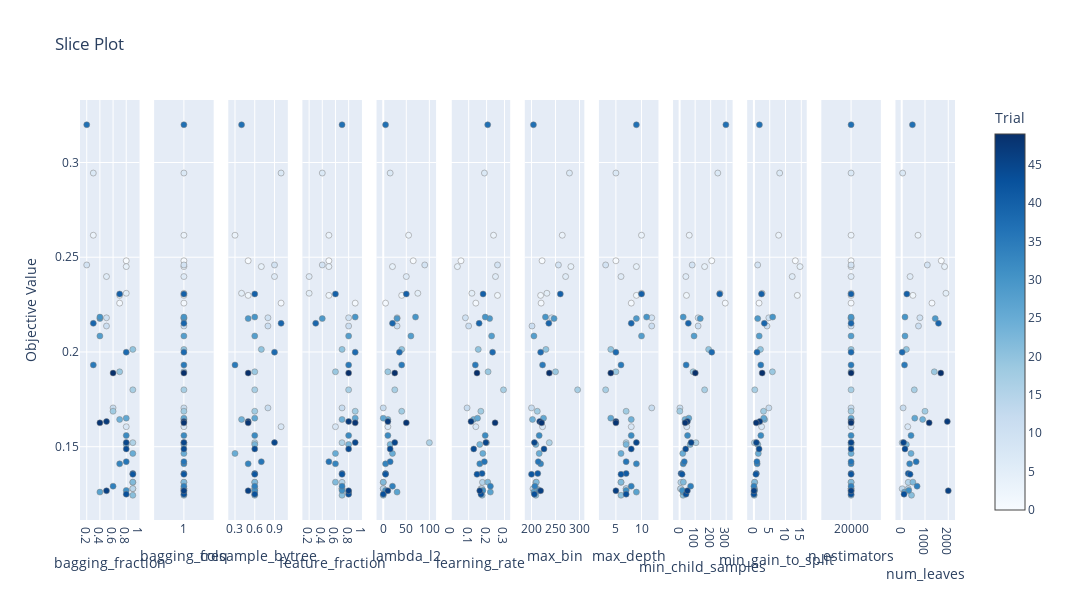

Notebook code for this chart:
### Markdown cell above
**Slice Plot**:

The Slice Plot in Optuna provides a visual representation of how a single hyperparameter affects the optimization process while keeping all other hyperparameters constant. It helps you understand the relationship between a specific hyperparameter and the objective function's performance

Some of its components are:

- **Slice Line**: The plot contains a single line that connects the objective function values for each value of the hyperparameter. This line helps visualize the relationship between the hyperparameter and the objective function.

- **Dots**: Each point on the slice line corresponds to a specific value of the hyperparameter and its corresponding objective function value.

- **Objective Function Values**: The values on the y-axis indicate the performance of the objective function for each value of the hyperparameter.

Interpreting the Slice Plot:

- **Trends and Patterns**: Look for trends or patterns in the slice line. For example, is there a clear increase or decrease in the objective function values as the hyperparameter changes?

- **Optimal Value**: Identify the value of the hyperparameter that leads to the best objective function performance.

- **Sensitivity**: Assess how sensitive the objective function is to changes in this particular hyperparameter. Steeper slopes indicate higher sensitivity.

- **Ranges of Interest**: Identify ranges of the hyperparameter values where the objective function performs particularly well or poorly.

- **Optimization Insights**: Use the Slice Plot to gain insights into which range of the hyperparameter might be most critical for optimization.

The Slice Plot provides a focused view of the relationship between a specific hyperparameter and the objective function. It helps you make informed decisions about how to adjust that hyperparameter for better performance.

### Code cell
'''plot_slice: shows the evolution of the search. You can see where in the hyperparameter space your search
went and which parts of the space were explored more.'''

fig = vis.plot_slice(study)

# Set layout properties, including size
fig.update_layout(
                    width=2200,  # Set the width of the figure
                    height=600,  # Set the height of the figure
                 )

# Display the figure
fig.show()

### Figure 1 — Plotly figure (JSON) as saved in the notebook; plotly's stock layout.template omitted (floating-point values rounded to 4 significant figures)
{"data": [{"marker": {"color": [0, 1, 2, 3, 4, 5, 6, 7, 8, 9, 10, 11, 12, 13, 14, 15, 16, 17, 18, 19, 20, 21, 22, 23, 24, 25, 26, 27, 28, 29, 30, 31, 32, 33, 34, 35, 36, 37, 38, 39, 40, 41, 42, 43, 44, 45, 46, 47, 48, 49], "colorbar": {"title": {"text": "Trial"}, "x": 1.0, "xpad": 40}, "colorscale": [[0.0, "rgb(247,251,255)"], [0.125, "rgb(222,235,247)"], [0.25, "rgb(198,219,239)"], [0.375, "rgb(158,202,225)"], [0.5, "rgb(107,174,214)"], [0.625, "rgb(66,146,198)"], [0.75, "rgb(33,113,181)"], [0.875, "rgb(8,81,156)"], [1.0, "rgb(8,48,107)"]], "line": {"color": "Grey", "width": 0.5}, "showscale": true}, "mode": "markers", "showlegend": false, "x": [0.8, 0.7, 0.7, 0.3, 0.8, 0.8, 0.5, 0.3, 0.8, 0.2, 0.5, 0.5, 0.6, 0.9, 0.9, 0.9, 0.9, 0.9, 0.6, 0.7, 0.9, 0.9, 0.9, 0.8, 0.7, 0.9, 0.8, 0.4, 0.4, 0.4, 0.4, 0.8, 0.8, 0.7, 0.6, 0.3, 0.8, 0.2, 0.8, 0.3, 0.7, 0.9, 0.9, 0.8, 0.8, 0.8, 0.5, 0.5, 0.4, 0.6], "y": [0.2481, 0.2258, 0.2299, 0.2616, 0.2451, 0.231, 0.2398, 0.2944, 0.1605, 0.2459, 0.218, 0.2137, 0.1705, 0.1278, 0.1279, 0.1312, 0.1521, 0.18, 0.1687, 0.1895, 0.2014, 0.1244, 0.1313, 0.1512, 0.1644, 0.1464, 0.1651, 0.126, 0.2084, 0.2176, 0.2184, 0.1269, 0.1559, 0.141, 0.1292, 0.1931, 0.1421, 0.3199, 0.1999, 0.2151, 0.2306, 0.1358, 0.1354, 0.1249, 0.1488, 0.1522, 0.1267, 0.1633, 0.1626, 0.1889], "type": "scatter", "xaxis": "x", "yaxis": "y"}, {"marker": {"color": [0, 1, 2, 3, 4, 5, 6, 7, 8, 9, 10, 11, 12, 13, 14, 15, 16, 17, 18, 19, 20, 21, 22, 23, 24, 25, 26, 27, 28, 29, 30, 31, 32, 33, 34, 35, 36, 37, 38, 39, 40, 41, 42, 43, 44, 45, 46, 47, 48, 49], "colorbar": {"title": {"text": "Trial"}, "x": 1.0, "xpad": 40}, "colorscale": [[0.0, "rgb(247,251,255)"], [0.125, "rgb(222,235,247)"], [0.25, "rgb(198,219,239)"], [0.375, "rgb(158,202,225)"], [0.5, "rgb(107,174,214)"], [0.625, "rgb(66,146,198)"], [0.75, "rgb(33,113,181)"], [0.875, "rgb(8,81,156)"], [1.0, "rgb(8,48,107)"]], "line": {"color": "Grey", "width": 0.5}, "showscale": false}, "mode": "markers", "showlegend": false, "x": [1, 1, 1, 1, 1, 1, 1, 1, 1, 1, 1, 1, 1, 1, 1, 1, 1, 1, 1, 1, 1, 1, 1, 1, 1, 1, 1, 1, 1, 1, 1, 1, 1, 1, 1, 1, 1, 1, 1, 1, 1, 1, 1, 1, 1, 1, 1, 1, 1, 1], "y": [0.2481, 0.2258, 0.2299, 0.2616, 0.2451, 0.231, 0.2398, 0.2944, 0.1605, 0.2459, 0.218, 0.2137, 0.1705, 0.1278, 0.1279, 0.1312, 0.1521, 0.18, 0.1687, 0.1895, 0.2014, 0.1244, 0.1313, 0.1512, 0.1644, 0.1464, 0.1651, 0.126, 0.2084, 0.2176, 0.2184, 0.1269, 0.1559, 0.141, 0.1292, 0.1931, 0.1421, 0.3199, 0.1999, 0.2151, 0.2306, 0.1358, 0.1354, 0.1249, 0.1488, 0.1522, 0.1267, 0.1633, 0.1626, 0.1889], "type": "scatter", "xaxis": "x2", "yaxis": "y2"}, {"marker": {"color": [0, 1, 2, 3, 4, 5, 6, 7, 8, 9, 10, 11, 12, 13, 14, 15, 16, 17, 18, 19, 20, 21, 22, 23, 24, 25, 26, 27, 28, 29, 30, 31, 32, 33, 34, 35, 36, 37, 38, 39, 40, 41, 42, 43, 44, 45, 46, 47, 48, 49], "colorbar": {"title": {"text": "Trial"}, "x": 1.0, "xpad": 40}, "colorscale": [[0.0, "rgb(247,251,255)"], [0.125, "rgb(222,235,247)"], [0.25, "rgb(198,219,239)"], [0.375, "rgb(158,202,225)"], [0.5, "rgb(107,174,214)"], [0.625, "rgb(66,146,198)"], [0.75, "rgb(33,113,181)"], [0.875, "rgb(8,81,156)"], [1.0, "rgb(8,48,107)"]], "line": {"color": "Grey", "width": 0.5}, "showscale": false}, "mode": "markers", "showlegend": false, "x": [0.5, 1.0, 0.5, 0.3, 0.7, 0.4, 0.9, 1.0, 1.0, 0.9, 0.8, 0.8, 0.8, 0.6, 0.6, 0.6, 0.6, 0.6, 0.6, 0.6, 0.7, 0.6, 0.6, 0.6, 0.4, 0.3, 0.6, 0.6, 0.6, 0.5, 0.6, 0.6, 0.6, 0.5, 0.6, 0.3, 0.7, 0.4, 0.9, 1.0, 0.6, 0.6, 0.6, 0.6, 0.6, 0.9, 0.5, 0.5, 0.5, 0.5], "y": [0.2481, 0.2258, 0.2299, 0.2616, 0.2451, 0.231, 0.2398, 0.2944, 0.1605, 0.2459, 0.218, 0.2137, 0.1705, 0.1278, 0.1279, 0.1312, 0.1521, 0.18, 0.1687, 0.1895, 0.2014, 0.1244, 0.1313, 0.1512, 0.1644, 0.1464, 0.1651, 0.126, 0.2084, 0.2176, 0.2184, 0.1269, 0.1559, 0.141, 0.1292, 0.1931, 0.1421, 0.3199, 0.1999, 0.2151, 0.2306, 0.1358, 0.1354, 0.1249, 0.1488, 0.1522, 0.1267, 0.1633, 0.1626, 0.1889], "type": "scatter", "xaxis": "x3", "yaxis": "y3"}, {"marker": {"color": [0, 1, 2, 3, 4, 5, 6, 7, 8, 9, 10, 11, 12, 13, 14, 15, 16, 17, 18, 19, 20, 21, 22, 23, 24, 25, 26, 27, 28, 29, 30, 31, 32, 33, 34, 35, 36, 37, 38, 39, 40, 41, 42, 43, 44, 45, 46, 47, 48, 49], "colorbar": {"title": {"text": "Trial"}, "x": 1.0, "xpad": 40}, "colorscale": [[0.0, "rgb(247,251,255)"], [0.125, "rgb(222,235,247)"], [0.25, "rgb(198,219,239)"], [0.375, "rgb(158,202,225)"], [0.5, "rgb(107,174,214)"], [0.625, "rgb(66,146,198)"], [0.75, "rgb(33,113,181)"], [0.875, "rgb(8,81,156)"], [1.0, "rgb(8,48,107)"]], "line": {"color": "Grey", "width": 0.5}, "showscale": false}, "mode": "markers", "showlegend": false, "x": [0.5, 0.9, 0.5, 0.5, 0.5, 0.2, 0.2, 0.4, 0.6, 0.4, 0.8, 0.8, 0.7, 0.7, 0.7, 0.7, 0.7, 0.8, 0.9, 0.6, 0.7, 0.7, 0.6, 0.8, 0.7, 0.6, 0.9, 0.8, 0.8, 0.4, 0.9, 0.7, 0.8, 0.6, 0.7, 0.8, 0.5, 0.7, 0.9, 0.3, 0.6, 0.7, 0.7, 0.8, 0.8, 0.9, 0.8, 0.8, 0.9, 0.8], "y": [0.2481, 0.2258, 0.2299, 0.2616, 0.2451, 0.231, 0.2398, 0.2944, 0.1605, 0.2459, 0.218, 0.2137, 0.1705, 0.1278, 0.1279, 0.1312, 0.1521, 0.18, 0.1687, 0.1895, 0.2014, 0.1244, 0.1313, 0.1512, 0.1644, 0.1464, 0.1651, 0.126, 0.2084, 0.2176, 0.2184, 0.1269, 0.1559, 0.141, 0.1292, 0.1931, 0.1421, 0.3199, 0.1999, 0.2151, 0.2306, 0.1358, 0.1354, 0.1249, 0.1488, 0.1522, 0.1267, 0.1633, 0.1626, 0.1889], "type": "scatter", "xaxis": "x4", "yaxis": "y4"}, {"marker": {"color": [0, 1, 2, 3, 4, 5, 6, 7, 8, 9, 10, 11, 12, 13, 14, 15, 16, 17, 18, 19, 20, 21, 22, 23, 24, 25, 26, 27, 28, 29, 30, 31, 32, 33, 34, 35, 36, 37, 38, 39, 40, 41, 42, 43, 44, 45, 46, 47, 48, 49], "colorbar": {"title": {"text": "Trial"}, "x": 1.0, "xpad": 40}, "colorscale": [[0.0, "rgb(247,251,255)"], [0.125, "rgb(222,235,247)"], [0.25, "rgb(198,219,239)"], [0.375, "rgb(158,202,225)"], [0.5, "rgb(107,174,214)"], [0.625, "rgb(66,146,198)"], [0.75, "rgb(33,113,181)"], [0.875, "rgb(8,81,156)"], [1.0, "rgb(8,48,107)"]], "line": {"color": "Grey", "width": 0.5}, "showscale": false}, "mode": "markers", "showlegend": false, "x": [65, 5, 40, 55, 20, 75, 50, 15, 10, 90, 30, 30, 0, 0, 0, 0, 100, 25, 40, 10, 40, 0, 0, 15, 10, 20, 0, 30, 60, 30, 70, 5, 10, 5, 20, 40, 15, 5, 35, 20, 50, 5, 5, 0, 15, 25, 10, 10, 50, 25], "y": [0.2481, 0.2258, 0.2299, 0.2616, 0.2451, 0.231, 0.2398, 0.2944, 0.1605, 0.2459, 0.218, 0.2137, 0.1705, 0.1278, 0.1279, 0.1312, 0.1521, 0.18, 0.1687, 0.1895, 0.2014, 0.1244, 0.1313, 0.1512, 0.1644, 0.1464, 0.1651, 0.126, 0.2084, 0.2176, 0.2184, 0.1269, 0.1559, 0.141, 0.1292, 0.1931, 0.1421, 0.3199, 0.1999, 0.2151, 0.2306, 0.1358, 0.1354, 0.1249, 0.1488, 0.1522, 0.1267, 0.1633, 0.1626, 0.1889], "type": "scatter", "xaxis": "x5", "yaxis": "y5"}, {"marker": {"color": [0, 1, 2, 3, 4, 5, 6, 7, 8, 9, 10, 11, 12, 13, 14, 15, 16, 17, 18, 19, 20, 21, 22, 23, 24, 25, 26, 27, 28, 29, 30, 31, 32, 33, 34, 35, 36, 37, 38, 39, 40, 41, 42, 43, 44, 45, 46, 47, 48, 49], "colorbar": {"title": {"text": "Trial"}, "x": 1.0, "xpad": 40}, "colorscale": [[0.0, "rgb(247,251,255)"], [0.125, "rgb(222,235,247)"], [0.25, "rgb(198,219,239)"], [0.375, "rgb(158,202,225)"], [0.5, "rgb(107,174,214)"], [0.625, "rgb(66,146,198)"], [0.75, "rgb(33,113,181)"], [0.875, "rgb(8,81,156)"], [1.0, "rgb(8,48,107)"]], "line": {"color": "Grey", "width": 0.5}, "showscale": false}, "mode": "markers", "showlegend": false, "x": [0.05698, 0.1399, 0.261, 0.2389, 0.03699, 0.118, 0.2498, 0.188, 0.14, 0.2611, 0.08199, 0.09987, 0.09118, 0.1685, 0.1736, 0.1769, 0.1997, 0.2943, 0.168, 0.2084, 0.1535, 0.175, 0.2065, 0.1618, 0.1272, 0.179, 0.1495, 0.2212, 0.2281, 0.2172, 0.1924, 0.1793, 0.1923, 0.1619, 0.2213, 0.1372, 0.1877, 0.2063, 0.2334, 0.1584, 0.1805, 0.1748, 0.1465, 0.169, 0.1282, 0.1962, 0.1619, 0.1132, 0.2475, 0.1463], "y": [0.2481, 0.2258, 0.2299, 0.2616, 0.2451, 0.231, 0.2398, 0.2944, 0.1605, 0.2459, 0.218, 0.2137, 0.1705, 0.1278, 0.1279, 0.1312, 0.1521, 0.18, 0.1687, 0.1895, 0.2014, 0.1244, 0.1313, 0.1512, 0.1644, 0.1464, 0.1651, 0.126, 0.2084, 0.2176, 0.2184, 0.1269, 0.1559, 0.141, 0.1292, 0.1931, 0.1421, 0.3199, 0.1999, 0.2151, 0.2306, 0.1358, 0.1354, 0.1249, 0.1488, 0.1522, 0.1267, 0.1633, 0.1626, 0.1889], "type": "scatter", "xaxis": "x6", "yaxis": "y6"}, {"marker": {"color": [0, 1, 2, 3, 4, 5, 6, 7, 8, 9, 10, 11, 12, 13, 14, 15, 16, 17, 18, 19, 20, 21, 22, 23, 24, 25, 26, 27, 28, 29, 30, 31, 32, 33, 34, 35, 36, 37, 38, 39, 40, 41, 42, 43, 44, 45, 46, 47, 48, 49], "colorbar": {"title": {"text": "Trial"}, "x": 1.0, "xpad": 40}, "colorscale": [[0.0, "rgb(247,251,255)"], [0.125, "rgb(222,235,247)"], [0.25, "rgb(198,219,239)"], [0.375, "rgb(158,202,225)"], [0.5, "rgb(107,174,214)"], [0.625, "rgb(66,146,198)"], [0.75, "rgb(33,113,181)"], [0.875, "rgb(8,81,156)"], [1.0, "rgb(8,48,107)"]], "line": {"color": "Grey", "width": 0.5}, "showscale": false}, "mode": "markers", "showlegend": false, "x": [222, 220, 219, 264, 282, 232, 271, 279, 223, 256, 242, 201, 200, 203, 211, 209, 237, 296, 212, 250, 230, 209, 210, 209, 202, 216, 225, 205, 205, 247, 229, 216, 216, 219, 207, 223, 214, 204, 219, 236, 260, 213, 200, 206, 226, 206, 219, 217, 221, 237], "y": [0.2481, 0.2258, 0.2299, 0.2616, 0.2451, 0.231, 0.2398, 0.2944, 0.1605, 0.2459, 0.218, 0.2137, 0.1705, 0.1278, 0.1279, 0.1312, 0.1521, 0.18, 0.1687, 0.1895, 0.2014, 0.1244, 0.1313, 0.1512, 0.1644, 0.1464, 0.1651, 0.126, 0.2084, 0.2176, 0.2184, 0.1269, 0.1559, 0.141, 0.1292, 0.1931, 0.1421, 0.3199, 0.1999, 0.2151, 0.2306, 0.1358, 0.1354, 0.1249, 0.1488, 0.1522, 0.1267, 0.1633, 0.1626, 0.1889], "type": "scatter", "xaxis": "x7", "yaxis": "y7"}, {"marker": {"color": [0, 1, 2, 3, 4, 5, 6, 7, 8, 9, 10, 11, 12, 13, 14, 15, 16, 17, 18, 19, 20, 21, 22, 23, 24, 25, 26, 27, 28, 29, 30, 31, 32, 33, 34, 35, 36, 37, 38, 39, 40, 41, 42, 43, 44, 45, 46, 47, 48, 49], "colorbar": {"title": {"text": "Trial"}, "x": 1.0, "xpad": 40}, "colorscale": [[0.0, "rgb(247,251,255)"], [0.125, "rgb(222,235,247)"], [0.25, "rgb(198,219,239)"], [0.375, "rgb(158,202,225)"], [0.5, "rgb(107,174,214)"], [0.625, "rgb(66,146,198)"], [0.75, "rgb(33,113,181)"], [0.875, "rgb(8,81,156)"], [1.0, "rgb(8,48,107)"]], "line": {"color": "Grey", "width": 0.5}, "showscale": false}, "mode": "markers", "showlegend": false, "x": [5, 8, 9, 10, 9, 10, 6, 5, 8, 3, 12, 12, 12, 7, 7, 6, 7, 3, 7, 5, 4, 6, 6, 7, 8, 6, 4, 9, 10, 9, 11, 7, 8, 9, 8, 6, 7, 9, 5, 8, 10, 7, 6, 7, 8, 9, 5, 5, 5, 4], "y": [0.2481, 0.2258, 0.2299, 0.2616, 0.2451, 0.231, 0.2398, 0.2944, 0.1605, 0.2459, 0.218, 0.2137, 0.1705, 0.1278, 0.1279, 0.1312, 0.1521, 0.18, 0.1687, 0.1895, 0.2014, 0.1244, 0.1313, 0.1512, 0.1644, 0.1464, 0.1651, 0.126, 0.2084, 0.2176, 0.2184, 0.1269, 0.1559, 0.141, 0.1292, 0.1931, 0.1421, 0.3199, 0.1999, 0.2151, 0.2306, 0.1358, 0.1354, 0.1249, 0.1488, 0.1522, 0.1267, 0.1633, 0.1626, 0.1889], "type": "scatter", "xaxis": "x8", "yaxis": "y8"}, {"marker": {"color": [0, 1, 2, 3, 4, 5, 6, 7, 8, 9, 10, 11, 12, 13, 14, 15, 16, 17, 18, 19, 20, 21, 22, 23, 24, 25, 26, 27, 28, 29, 30, 31, 32, 33, 34, 35, 36, 37, 38, 39, 40, 41, 42, 43, 44, 45, 46, 47, 48, 49], "colorbar": {"title": {"text": "Trial"}, "x": 1.0, "xpad": 40}, "colorscale": [[0.0, "rgb(247,251,255)"], [0.125, "rgb(222,235,247)"], [0.25, "rgb(198,219,239)"], [0.375, "rgb(158,202,225)"], [0.5, "rgb(107,174,214)"], [0.625, "rgb(66,146,198)"], [0.75, "rgb(33,113,181)"], [0.875, "rgb(8,81,156)"], [1.0, "rgb(8,48,107)"]], "line": {"color": "Grey", "width": 0.5}, "showscale": false}, "mode": "markers", "showlegend": false, "x": [207, 294, 44, 62, 161, 260, 40, 246, 46, 81, 119, 119, 2, 6, 7, 8, 105, 161, 1, 87, 187, 22, 24, 68, 35, 20, 59, 23, 93, 133, 23, 18, 51, 23, 71, 42, 30, 298, 207, 56, 258, 9, 16, 41, 39, 74, 50, 50, 36, 101], "y": [0.2481, 0.2258, 0.2299, 0.2616, 0.2451, 0.231, 0.2398, 0.2944, 0.1605, 0.2459, 0.218, 0.2137, 0.1705, 0.1278, 0.1279, 0.1312, 0.1521, 0.18, 0.1687, 0.1895, 0.2014, 0.1244, 0.1313, 0.1512, 0.1644, 0.1464, 0.1651, 0.126, 0.2084, 0.2176, 0.2184, 0.1269, 0.1559, 0.141, 0.1292, 0.1931, 0.1421, 0.3199, 0.1999, 0.2151, 0.2306, 0.1358, 0.1354, 0.1249, 0.1488, 0.1522, 0.1267, 0.1633, 0.1626, 0.1889], "type": "scatter", "xaxis": "x9", "yaxis": "y9"}, {"marker": {"color": [0, 1, 2, 3, 4, 5, 6, 7, 8, 9, 10, 11, 12, 13, 14, 15, 16, 17, 18, 19, 20, 21, 22, 23, 24, 25, 26, 27, 28, 29, 30, 31, 32, 33, 34, 35, 36, 37, 38, 39, 40, 41, 42, 43, 44, 45, 46, 47, 48, 49], "colorbar": {"title": {"text": "Trial"}, "x": 1.0, "xpad": 40}, "colorscale": [[0.0, "rgb(247,251,255)"], [0.125, "rgb(222,235,247)"], [0.25, "rgb(198,219,239)"], [0.375, "rgb(158,202,225)"], [0.5, "rgb(107,174,214)"], [0.625, "rgb(66,146,198)"], [0.75, "rgb(33,113,181)"], [0.875, "rgb(8,81,156)"], [1.0, "rgb(8,48,107)"]], "line": {"color": "Grey", "width": 0.5}, "showscale": false}, "mode": "markers", "showlegend": false, "x": [13.11, 1.63, 13.74, 7.834, 14.59, 2.589, 12.13, 8.152, 2.437, 1.197, 4.729, 4.155, 4.734, 0.1092, 0.1806, 0.2772, 0.1589, 0.2716, 3.047, 5.855, 2.063, 0.08215, 0.1877, 1.229, 3.381, 1.386, 3.111, 0.01713, 1.677, 1.193, 5.94, 0.2112, 2.195, 1.028, 0.006773, 2.177, 0.95, 1.741, 0.9902, 3.298, 2.408, 0.7709, 0.6317, 0.0005323, 1.641, 0.7882, 0.02335, 1.853, 0.7406, 2.612], "y": [0.2481, 0.2258, 0.2299, 0.2616, 0.2451, 0.231, 0.2398, 0.2944, 0.1605, 0.2459, 0.218, 0.2137, 0.1705, 0.1278, 0.1279, 0.1312, 0.1521, 0.18, 0.1687, 0.1895, 0.2014, 0.1244, 0.1313, 0.1512, 0.1644, 0.1464, 0.1651, 0.126, 0.2084, 0.2176, 0.2184, 0.1269, 0.1559, 0.141, 0.1292, 0.1931, 0.1421, 0.3199, 0.1999, 0.2151, 0.2306, 0.1358, 0.1354, 0.1249, 0.1488, 0.1522, 0.1267, 0.1633, 0.1626, 0.1889], "type": "scatter", "xaxis": "x10", "yaxis": "y10"}, {"marker": {"color": [0, 1, 2, 3, 4, 5, 6, 7, 8, 9, 10, 11, 12, 13, 14, 15, 16, 17, 18, 19, 20, 21, 22, 23, 24, 25, 26, 27, 28, 29, 30, 31, 32, 33, 34, 35, 36, 37, 38, 39, 40, 41, 42, 43, 44, 45, 46, 47, 48, 49], "colorbar": {"title": {"text": "Trial"}, "x": 1.0, "xpad": 40}, "colorscale": [[0.0, "rgb(247,251,255)"], [0.125, "rgb(222,235,247)"], [0.25, "rgb(198,219,239)"], [0.375, "rgb(158,202,225)"], [0.5, "rgb(107,174,214)"], [0.625, "rgb(66,146,198)"], [0.75, "rgb(33,113,181)"], [0.875, "rgb(8,81,156)"], [1.0, "rgb(8,48,107)"]], "line": {"color": "Grey", "width": 0.5}, "showscale": false}, "mode": "markers", "showlegend": false, "x": [20000, 20000, 20000, 20000, 20000, 20000, 20000, 20000, 20000, 20000, 20000, 20000, 20000, 20000, 20000, 20000, 20000, 20000, 20000, 20000, 20000, 20000, 20000, 20000, 20000, 20000, 20000, 20000, 20000, 20000, 20000, 20000, 20000, 20000, 20000, 20000, 20000, 20000, 20000, 20000, 20000, 20000, 20000, 20000, 20000, 20000, 20000, 20000, 20000, 20000], "y": [0.2481, 0.2258, 0.2299, 0.2616, 0.2451, 0.231, 0.2398, 0.2944, 0.1605, 0.2459, 0.218, 0.2137, 0.1705, 0.1278, 0.1279, 0.1312, 0.1521, 0.18, 0.1687, 0.1895, 0.2014, 0.1244, 0.1313, 0.1512, 0.1644, 0.1464, 0.1651, 0.126, 0.2084, 0.2176, 0.2184, 0.1269, 0.1559, 0.141, 0.1292, 0.1931, 0.1421, 0.3199, 0.1999, 0.2151, 0.2306, 0.1358, 0.1354, 0.1249, 0.1488, 0.1522, 0.1267, 0.1633, 0.1626, 0.1889], "type": "scatter", "xaxis": "x11", "yaxis": "y11"}, {"marker": {"color": [0, 1, 2, 3, 4, 5, 6, 7, 8, 9, 10, 11, 12, 13, 14, 15, 16, 17, 18, 19, 20, 21, 22, 23, 24, 25, 26, 27, 28, 29, 30, 31, 32, 33, 34, 35, 36, 37, 38, 39, 40, 41, 42, 43, 44, 45, 46, 47, 48, 49], "colorbar": {"title": {"text": "Trial"}, "x": 1.0, "xpad": 40}, "colorscale": [[0.0, "rgb(247,251,255)"], [0.125, "rgb(222,235,247)"], [0.25, "rgb(198,219,239)"], [0.375, "rgb(158,202,225)"], [0.5, "rgb(107,174,214)"], [0.625, "rgb(66,146,198)"], [0.75, "rgb(33,113,181)"], [0.875, "rgb(8,81,156)"], [1.0, "rgb(8,48,107)"]], "line": {"color": "Grey", "width": 0.5}, "showscale": false}, "mode": "markers", "showlegend": false, "x": [1700, 1300, 480, 700, 1840, 1900, 360, 40, 260, 1100, 780, 720, 60, 20, 280, 280, 20, 540, 1000, 1400, 200, 420, 480, 200, 900, 400, 560, 120, 140, 1440, 140, 300, 400, 340, 660, 120, 620, 460, 20, 1580, 220, 280, 360, 100, 140, 80, 2000, 1960, 1180, 1680], "y": [0.2481, 0.2258, 0.2299, 0.2616, 0.2451, 0.231, 0.2398, 0.2944, 0.1605, 0.2459, 0.218, 0.2137, 0.1705, 0.1278, 0.1279, 0.1312, 0.1521, 0.18, 0.1687, 0.1895, 0.2014, 0.1244, 0.1313, 0.1512, 0.1644, 0.1464, 0.1651, 0.126, 0.2084, 0.2176, 0.2184, 0.1269, 0.1559, 0.141, 0.1292, 0.1931, 0.1421, 0.3199, 0.1999, 0.2151, 0.2306, 0.1358, 0.1354, 0.1249, 0.1488, 0.1522, 0.1267, 0.1633, 0.1626, 0.1889], "type": "scatter", "xaxis": "x12", "yaxis": "y12"}], "layout": {"xaxis": {"anchor": "y", "domain": [0.0, 0.06806], "title": {"text": "bagging_fraction"}}, "yaxis": {"anchor": "x", "domain": [0.0, 1.0], "title": {"text": "Objective Value"}}, "xaxis2": {"anchor": "y2", "domain": [0.08472, 0.1528], "title": {"text": "bagging_freq"}, "type": "category", "categoryorder": "array", "categoryarray": [1]}, "yaxis2": {"anchor": "x2", "domain": [0.0, 1.0], "matches": "y", "showticklabels": false}, "xaxis3": {"anchor": "y3", "domain": [0.1694, 0.2375], "title": {"text": "colsample_bytree"}, "type": "category", "categoryorder": "array", "categoryarray": [0.3, 0.4, 0.5, 0.6, 0.7, 0.8, 0.9, 1.0]}, "yaxis3": {"anchor": "x3", "domain": [0.0, 1.0], "matches": "y", "showticklabels": false}, "xaxis4": {"anchor": "y4", "domain": [0.2542, 0.3222], "title": {"text": "feature_fraction"}}, "yaxis4": {"anchor": "x4", "domain": [0.0, 1.0], "matches": "y", "showticklabels": false}, "xaxis5": {"anchor": "y5", "domain": [0.3389, 0.4069], "title": {"text": "lambda_l2"}}, "yaxis5": {"anchor": "x5", "domain": [0.0, 1.0], "matches": "y", "showticklabels": false}, "xaxis6": {"anchor": "y6", "domain": [0.4236, 0.4917], "title": {"text": "learning_rate"}}, "yaxis6": {"anchor": "x6", "domain": [0.0, 1.0], "matches": "y", "showticklabels": false}, "xaxis7": {"anchor": "y7", "domain": [0.5083, 0.5764], "title": {"text": "max_bin"}}, "yaxis7": {"anchor": "x7", "domain": [0.0, 1.0], "matches": "y", "showticklabels": false}, "xaxis8": {"anchor": "y8", "domain": [0.5931, 0.6611], "title": {"text": "max_depth"}}, "yaxis8": {"anchor": "x8", "domain": [0.0, 1.0], "matches": "y", "showticklabels": false}, "xaxis9": {"anchor": "y9", "domain": [0.6778, 0.7458], "title": {"text": "min_child_samples"}}, "yaxis9": {"anchor": "x9", "domain": [0.0, 1.0], "matches": "y", "showticklabels": false}, "xaxis10": {"anchor": "y10", "domain": [0.7625, 0.8306], "title": {"text": "min_gain_to_split"}}, "yaxis10": {"anchor": "x10", "domain": [0.0, 1.0], "matches": "y", "showticklabels": false}, "xaxis11": {"anchor": "y11", "domain": [0.8472, 0.9153], "title": {"text": "n_estimators"}, "type": "category", "categoryorder": "array", "categoryarray": [20000]}, "yaxis11": {"anchor": "x11", "domain": [0.0, 1.0], "matches": "y", "showticklabels": false}, "xaxis12": {"anchor": "y12", "domain": [0.9319, 1.0], "title": {"text": "num_leaves"}}, "yaxis12": {"anchor": "x12", "domain": [0.0, 1.0], "matches": "y", "showticklabels": false}, "title": {"text": "Slice Plot"}, "width": 2200, "height": 600}}
